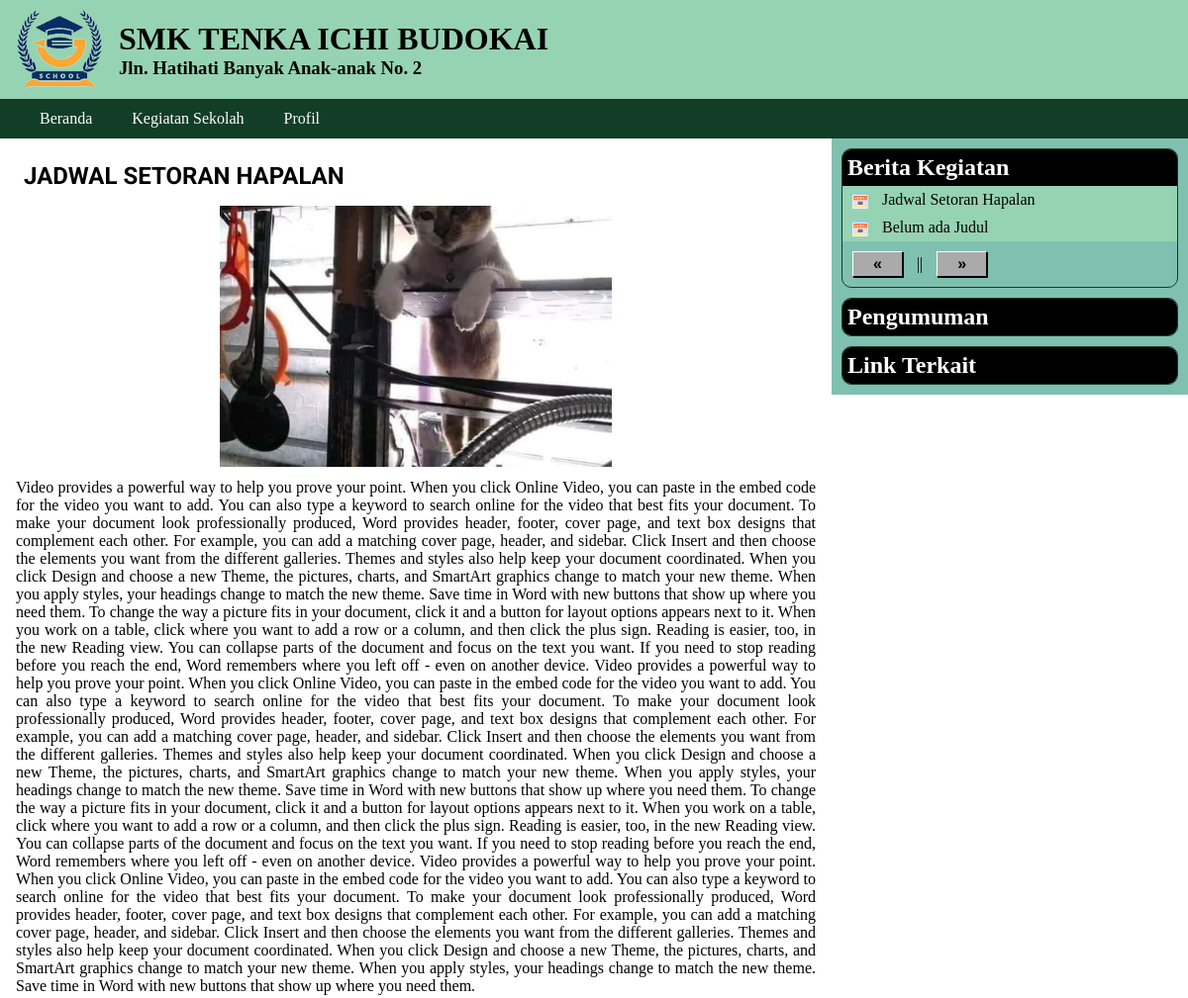
/kegiatan.php?id=7 (upper part), run on an earlier commit of the app's database.
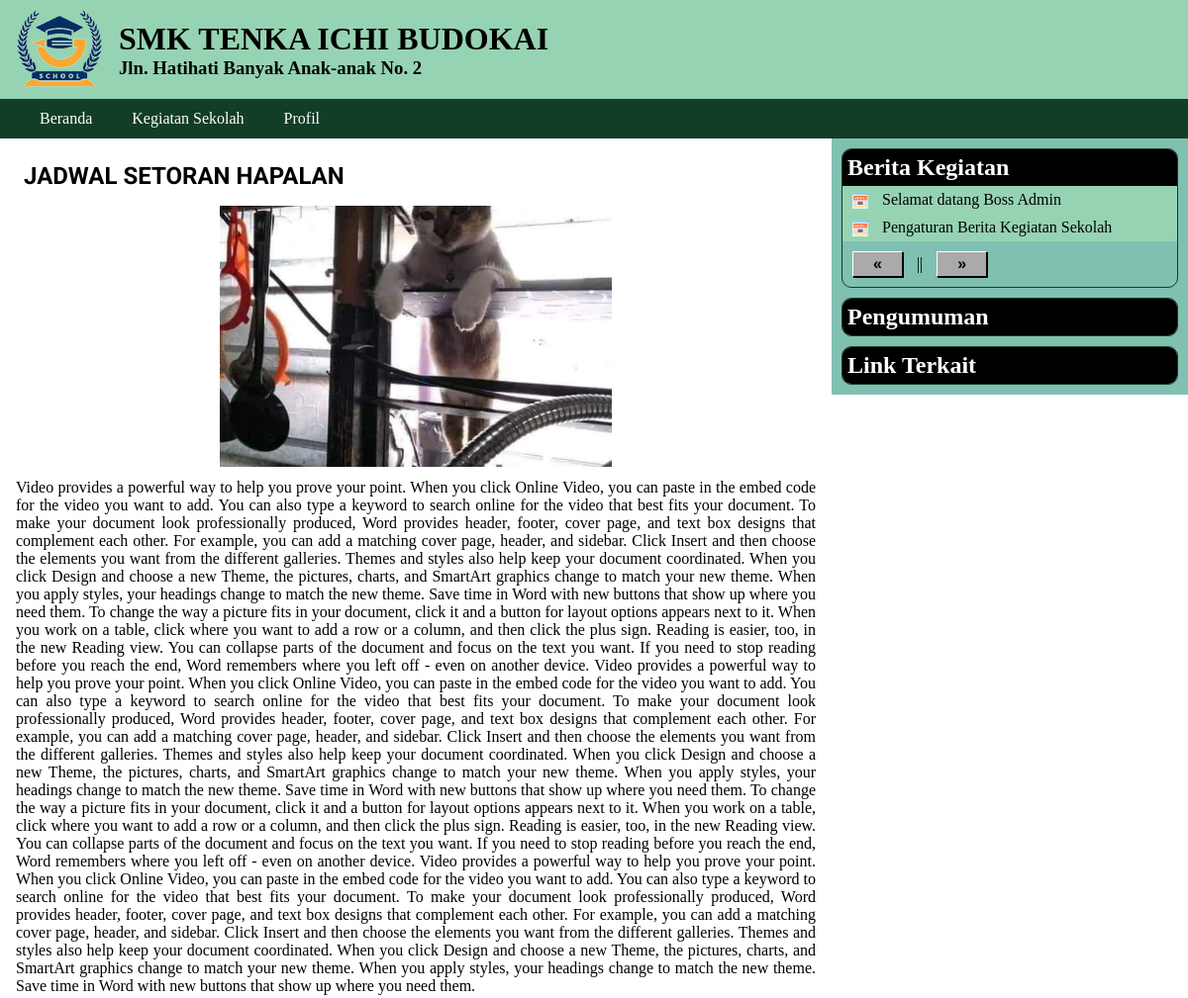
And on a later commit of the database.
### tables this page shows
CREATE TABLE `kegiatan` (
  `ID_kegiatan` int(10) NOT NULL,
  `judul_kegiatan` varchar(200) NOT NULL,
  `artikel_kegiatan` text NOT NULL,
  `tgl_upload` datetime NOT NULL,
  `ID_admin` int(2) NOT NULL
);

### kegiatan.php (the view, shortened to what this page needs)
<?php
include "admin/config.php";
include "admin/functions.php";
$p = isset($_GET['p'])? $_GET['p'] : 1;
$limit = 2;
$start = ($p-1) * $limit;
$sql2 = " SELECT ID_kegiatan,
                 judul_kegiatan
          FROM kegiatan
          ORDER BY ID_kegiatan DESC
          LIMIT $start, $limit ";
$hasil2 = get_data($sql2);
$sql_total = " SELECT COUNT(*) AS totaldata
               FROM kegiatan ";
$hasil_total = get_data($sql_total);
$total = $hasil_total[0]["totaldata"];
$total_halaman = ceil($total / $limit);
include "header.php";
?>
<main>
<section>
<?php
if (!isset($_GET["id"])) {
  $start_limit = ($p-1) * $limit;
  $sql3 = " SELECT * FROM kegiatan
            ORDER BY ID_kegiatan DESC
            LIMIT $start_limit, 1";
 $hasil3 = get_data($sql3);
 $berita = $hasil3[0];
 $id = $berita["ID_kegiatan"];
} else
if (isset($_GET["id"])) {
 $id = $_GET["id"];
 $sql3 = " SELECT * FROM kegiatan WHERE ID_kegiatan = $id";
 $hasil3 = get_data($sql3);
 $berita = $hasil3[0];
}
 $sql4 = " SELECT * FROM foto_kegiatan
           WHERE ID_kegiatan = $id";
 $listfoto = get_data($sql4);
 echo "<h1>$berita[judul_kegiatan]</h1>";
 if (isset($listfoto[0])){
  $gambar = $listfoto[0]['foto'];
  cetak_foto( $gambar );
 }
 echo "<div>$berita[artikel_kegiatan]</div> ";
?>
</section>
<aside>
 <div class='widget'>
   <h2>Berita Kegiatan</h2>
   <ul class='daftar_link'>
<?php
for($i=0; $i<count($hasil2); $i++) {
    $id_kegiatan = $hasil2[$i]["ID_kegiatan"];
    $judul = $hasil2[$i]["judul_kegiatan"];
    echo "<li>
    <a href='kegiatan.php?id=$id_kegiatan'>
    $judul</a></li> ";
}
?>
   </ul>
<?php
if ($p > 1) {
  $prev_p = $p - 1;
  $href = "kegiatan.php?p=$prev_p";
}
else {
  $href = "";
}
echo "<a href='$href' class='tombol'>
      &laquo; </a>";
echo " || ";
$next_p = $p + 1;
if ($next_p > $total_halaman)
   $href = "";
else
   $href = "kegiatan.php?p=$next_p";
echo "<a href='$href' class='tombol'>
      &raquo; </a>";
?>
 </div>
 <div class='widget'>
  <h2>Pengumuman</h2>
 </div>
 <div class='widget'>
  <h2>Link Terkait</h2>
 </div>
</aside>
</main>
</body>
</html>

What changed in the data, as far as the page shows it:
no longer on one of the page's lists (row unchanged): kegiatan: judul_kegiatan "Jadwal Setoran Hapalan"
no longer on this page (row unchanged): kegiatan: judul_kegiatan "Belum ada Judul"
added kegiatan: judul_kegiatan "Selamat datang Boss Admin"
added kegiatan: judul_kegiatan "Pengaturan Berita Kegiatan Sekolah"
